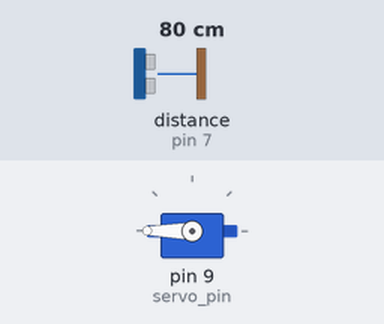
Simulated run of this sketch. Board: Arduino Uno, built with avr-gcc and run on an emulated ATmega328P. Parts: servo. Wiring (inferred from the names in the program): ultrasonic range finder: trigger pin 7; echo pin 7. The test bench sets the inputs (shaded band); at power-on: distance to the obstacle (sensor on pin 7) 80 cm. The echo pulse lasts 58.3 µs per cm; what the sketch prints to the serial monitor is not drawn.

Above: at 1.2 s.
1.3 s: distance to the obstacle (sensor on pin 7) set to 2 cm
At 2.2 s:
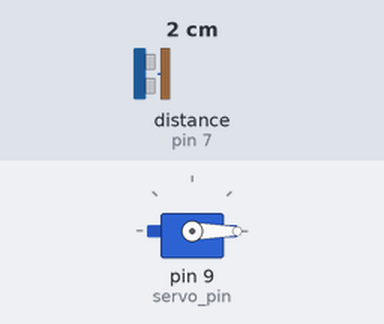
2.8 s: distance to the obstacle (sensor on pin 7) set to 9 cm
At 4.0 s:
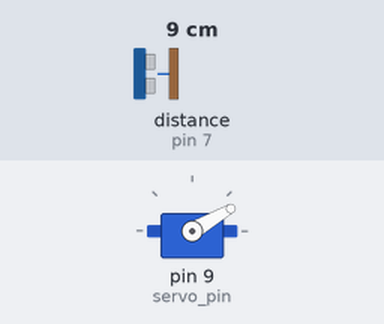
4.3 s: distance to the obstacle (sensor on pin 7) set to 18 cm
At 4.6 s:
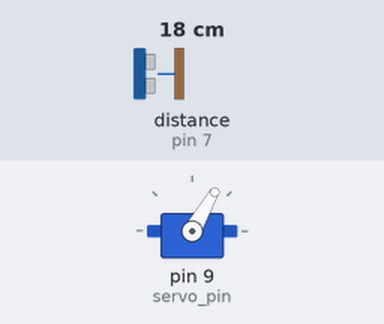
5.8 s: distance to the obstacle (sensor on pin 7) set to 35 cm
At 6.9 s:
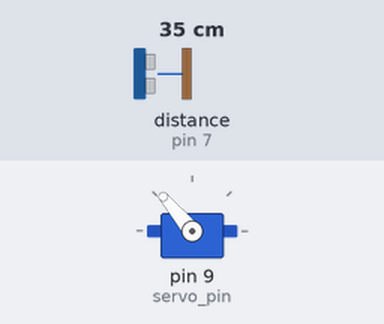
7.3 s: distance to the obstacle (sensor on pin 7) set to 250 cm
At 7.8 s:
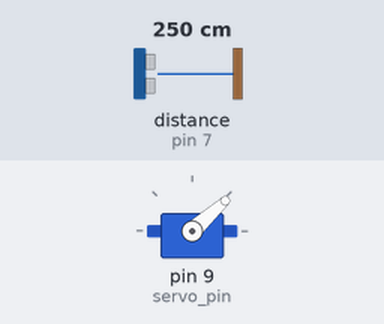
8.9 s: distance to the obstacle (sensor on pin 7) set to 60 cm
At 10.4 s:
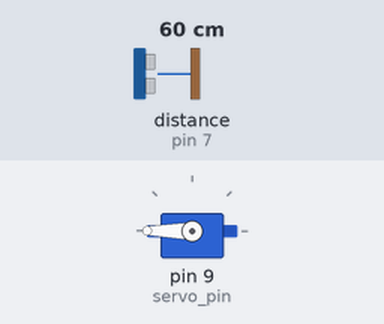
Timing chart, 0 to 11.5 s (numbered marks = the images above; inputs shaded):
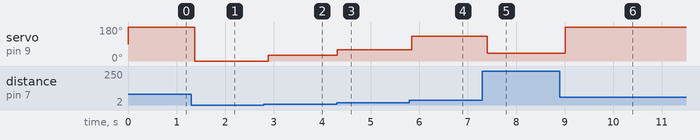

Measured:
- after the input at 1.3 s, servo on pin 9 (servo_pin): 180° → 0° after 0.07 s
- after the input at 2.8 s, servo on pin 9 (servo_pin): 0° → 30° after 0.09 s
- after the input at 4.3 s, servo on pin 9 (servo_pin): 30° → 60° at once
- after the input at 5.8 s, servo on pin 9 (servo_pin): 60° → 130° at once
- after the input at 7.3 s, servo on pin 9 (servo_pin): 130° → 42° after 0.10 s
- after the input at 8.9 s, servo on pin 9 (servo_pin): 42° → 180° after 0.11 s

The sketch:

ping_servo_pde.pde
```cpp
#include <Servo.h>

Servo myservo; //create the servo.

int servopos = 0;
float ping_dist =0;

const int ping_pin = 7;
const int servo_pin = 9;

void setup(){
    myservo.attach(servo_pin);
    // initialize serial communication:
    Serial.begin(9600);
}

void loop(){

  // establish variables for duration of the ping,
  // and the distance result in inches and centimeters:
  long duration, inches, cm;

  // The PING))) is triggered by a HIGH pulse of 2 or more microseconds.
  // Give a short LOW pulse beforehand to ensure a clean HIGH pulse:
  pinMode(ping_pin, OUTPUT);
  digitalWrite(ping_pin, LOW);
  delayMicroseconds(2);
  digitalWrite(ping_pin, HIGH);
  delayMicroseconds(5);
  digitalWrite(ping_pin, LOW);

  // The same pin is used to read the signal from the PING))): a HIGH
  // pulse whose duration is the time (in microseconds) from the sending
  // of the ping to the reception of its echo off of an object.
  pinMode(ping_pin, INPUT);
  duration = pulseIn(ping_pin, HIGH);

  // convert the time into a distance
  inches = microsecondsToInches(duration);
  cm = microsecondsToCentimeters(duration);

  myservo.write(inches*10);
  Serial.print(inches);
  delay(100);

}


long microsecondsToInches(long microseconds)
{
  // According to Parallax's datasheet for the PING))), there are
  // 73.746 microseconds per inch (i.e. sound travels at 1130 feet per
  // second).  This gives the distance travelled by the ping, outbound
  // and return, so we divide by 2 to get the distance of the obstacle.
  // See: http://www.parallax.com/dl/docs/prod/acc/28015-PING-v1.3.pdf
  return microseconds / 74 / 2;
}

long microsecondsToCentimeters(long microseconds)
{
  // The speed of sound is 340 m/s or 29 microseconds per centimeter.
  // The ping travels out and back, so to find the distance of the
  // object we take half of the distance travelled.
  return microseconds / 29 / 2;
}
```
